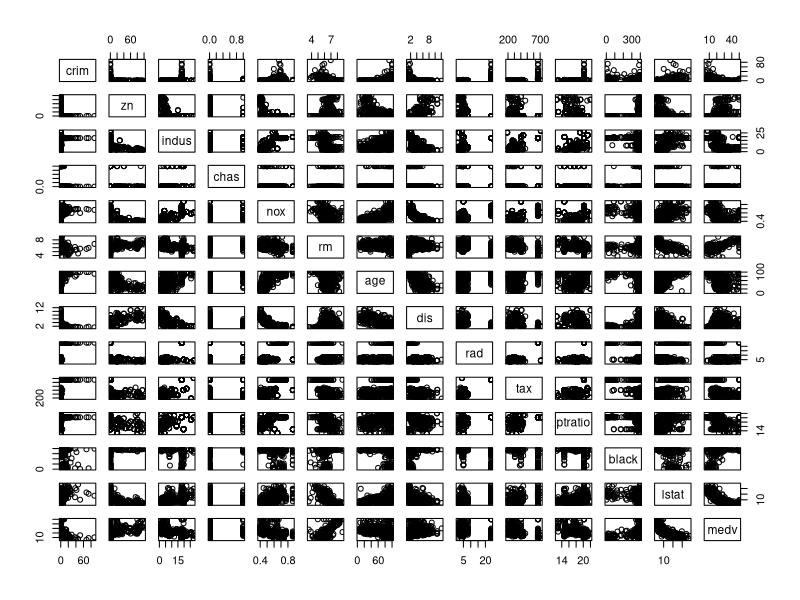
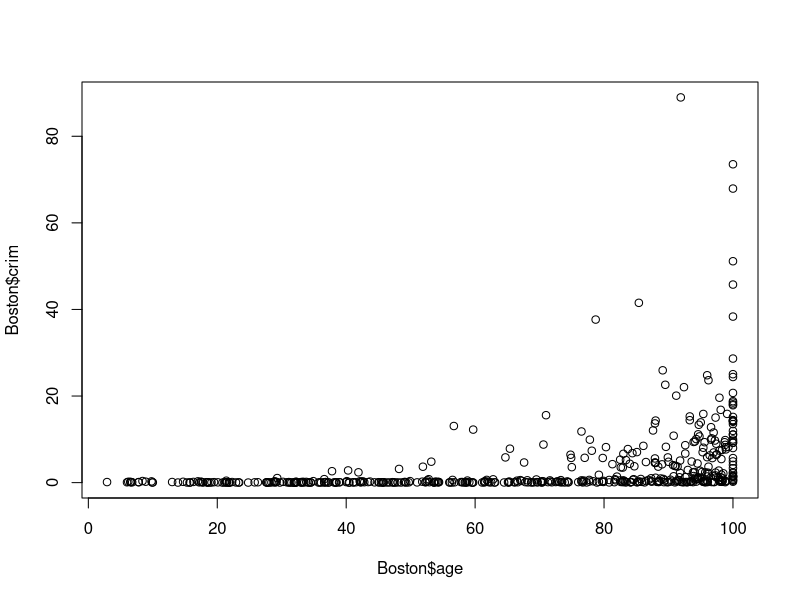
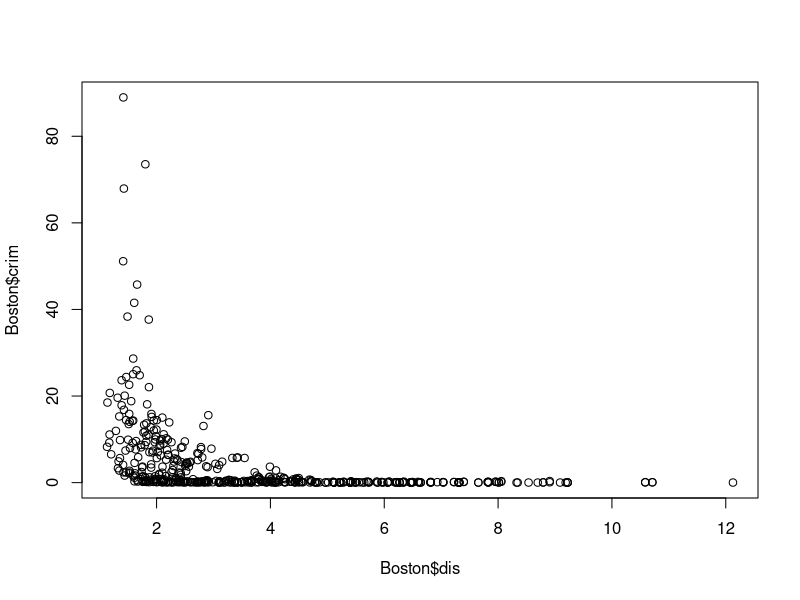
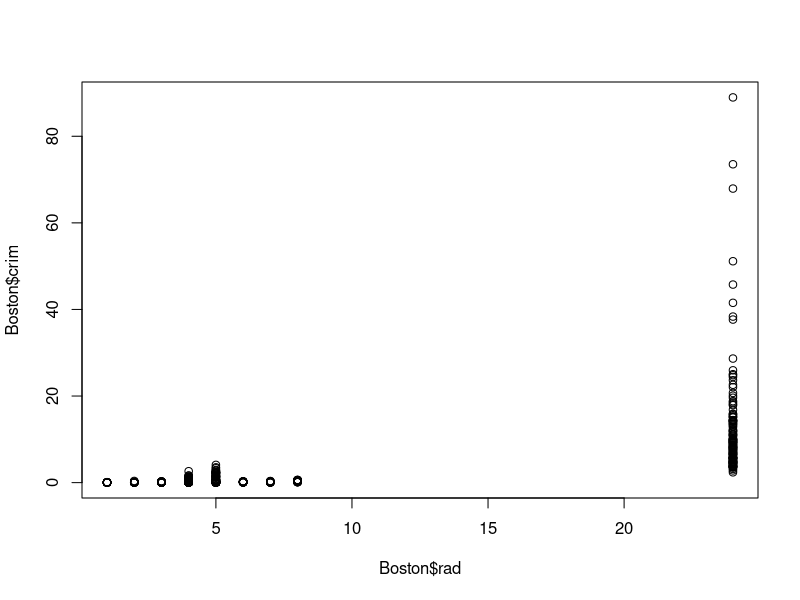
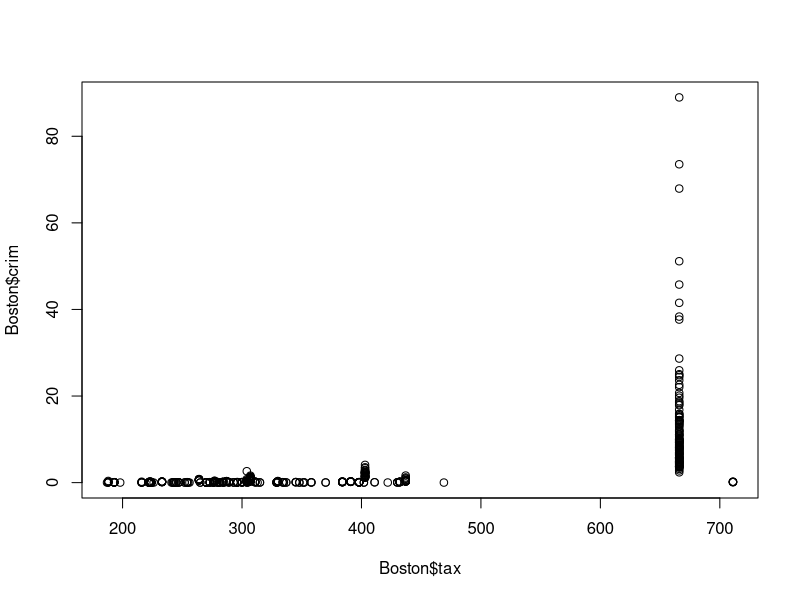
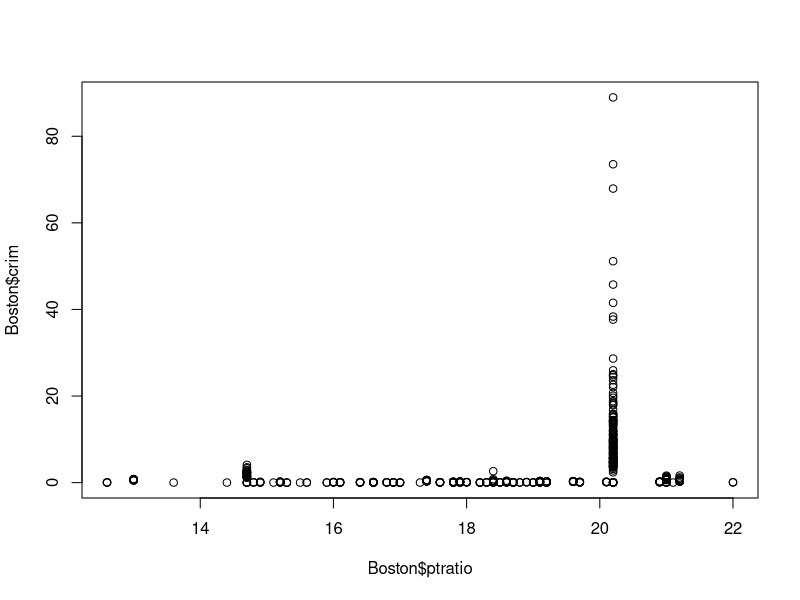
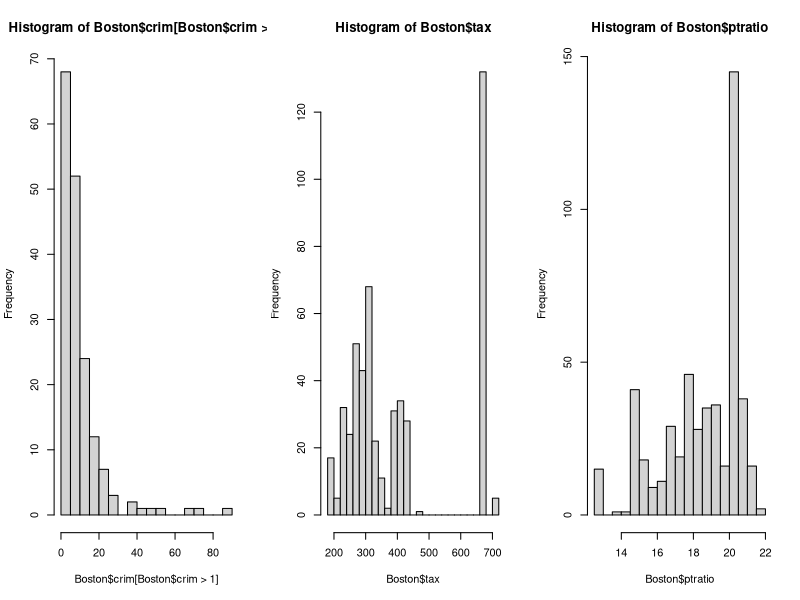
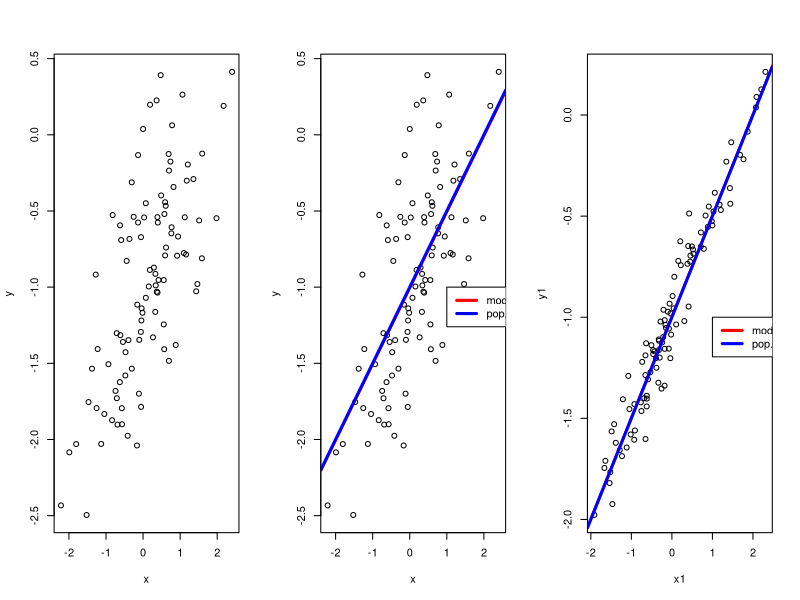

Here is the R script that generated these plots, in order:
#2.4 10 data description
#data : Boston
#CRIM : 1인당 범죄율
#ZN : 25,000초과하는 거주지역의 비율
#INDUS : 비소매상업지역이 점유하고 있는 토지의 비율
#CHAS : 찰스강 경계는 1, 아니면 0
#NOX : 10PPM당 일산화질소
#RM : 1가구당 평균 방의 개수
#AGE : 1940년 이전에 건축된 소유주택의 비율
#DIS : 직업센터까지의 접근성 지수
#RAD : 방사형도로까지 접근성 지수
#TAX : 재산세율
#PTRATIO : 학생/교사 비율
#B : 흑인의 비율
#LSTAT : 하위계층 비율
#MEDV : 본인 소유의 주택가격(1,000달러 단위)

#2.4 10
library(MASS)
?Boston

attach(Boston)
pairs(Boston)

plot(Boston$age, Boston$crim)
plot(Boston$dis, Boston$crim)
plot(Boston$rad, Boston$crim)
plot(Boston$tax, Boston$crim)
plot(Boston$ptratio, Boston$crim)

par(mfrow=c(1,3))
hist(Boston$crim[Boston$crim>1], breaks=25)
hist(Boston$tax, breaks=25)
hist(Boston$ptratio, breaks=25)

df <- Boston[Boston$chas == 1.0, ]
nrow(df)

median(ptratio)

Boston[min(medv), ]
summary(Boston)

rm.7 <- Boston[Boston$rm > 7, ]
nrow(rm.7)
rm.8 <- Boston[Boston$rm > 8, ]
nrow(rm.8)
summary(rm.8)
summary(Boston)

#3.7 13
set.seed(1)
x <- rnorm(100, 0, 1)
x
?rnorm
eps <- rnorm(100, 0, sqrt(0.25))
eps

y <- -1+0.5*x+eps
y
length(y)
 
plot(x, y)

lm.fit <- lm(y~x)
summary(lm.fit)

plot(x, y)
abline(lm.fit, col = 'red')
abline(-1, 0.5, lwd = 3, col = 'blue')
legend(-1, legend = c("model fit", "pop. regression"), col = c('red' ,'blue'), lwd=3)

lm.fit2 <- lm(y~x+I(x^2))
summary(lm.fit2)

set.seed(1)
eps1 = rnorm(100, 0, 0.125)
x1 = rnorm(100, 0, 1)
y1 = -1 + 0.5*x1 + eps1
plot(x1, y1)
lm.fit3 = lm(y1~x1)
summary(lm.fit3)
abline(lm.fit3, col = 'red')
abline(-1, 0.5, lwd = 3, col = 'blue')
legend(-1, legend = c("model fit", "pop. regression"), col = c('red' ,'blue'), lwd=3)

set.seed(1)
eps2 = rnorm(100, 0, 1)
x2 = rnorm(100, 0, 1)
y2 = -1 + 0.5*x2 + eps2
plot(x2, y2)
lm.fit4 = lm(y2~x2)
summary(lm.fit4)
abline(lm.fit4, col = 'red')
abline(-1, 0.5, lwd = 3, col = 'blue')
legend(-1, legend = c("model fit", "pop. regression"), col = c('red' ,'blue'), lwd=3)

confint(lm.fit)
confint(lm.fit3)
confint(lm.fit4)

#3.7 14
set.seed(1)
x1 <- runif(100)
x2 <- 0.5*x1+rnorm(100)/10
y <- 2+2*x1+0.3*x2+rnorm(100)

cor(x1, x2)
plot(x1, x2)

lm.fit <- lm(y~x1+x2)
summary(lm.fit)

lm.fit2 <- lm(y~x1)
summary(lm.fit2)

lm.fit3 <- lm(y~x2)
summary(lm.fit3)

x1 <- c(x1, 0.1)
x2 <- c(x2, 0.8)
y = c(y, 6)
lm.fit <- lm(y~x1+x2)
summary(lm.fit)
lm.fit2 <- lm(y~x1)
summary(lm.fit2)

lm.fit3 <- lm(y~x2)
summary(lm.fit3)

par(mfrow=c(2,2))
plot(lm.fit)

par(mfrow=c(2,2))
plot(lm.fit2)

par(mfrow=c(2,2))
plot(lm.fit3)

par(mfrow = c(3,1))
plot(predict(lm.fit), rstudent(lm.fit))
plot(predict(lm.fit2), rstudent(lm.fit2))
plot(predict(lm.fit3), rstudent(lm.fit3))
